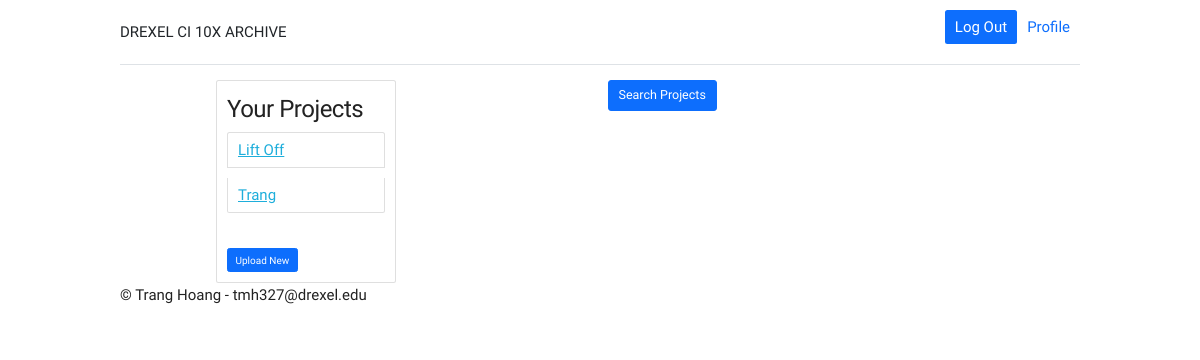
Before: / (signed in) with the older database file.
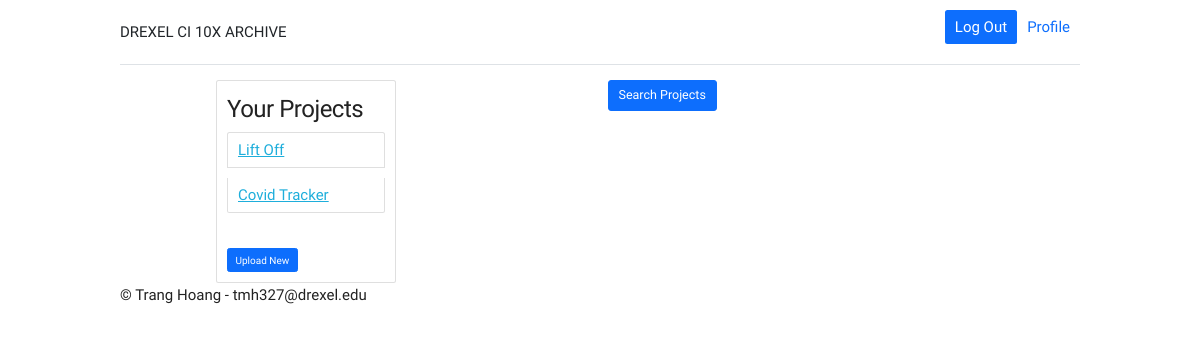
After: the same page with the newer database file.
### tables this page shows
CREATE TABLE projects (
    project_id integer NOT NULL CONSTRAINT projects_pk PRIMARY KEY,
    academic_year integer,
    lab_number integer,
    project_name text,
    project_description text,
    user_id integer NOT NULL,
    CONSTRAINT project_students FOREIGN KEY (user_id)
    REFERENCES users (user_id),
    CONSTRAINT Project_Name UNIQUE (academic_year, lab_number, project_name)
);

### run.py (the view)
@app.route("/")
def main():
     if current_user.is_authenticated:
          conn = sqlite3.connect('ci_archive.db')
          curs = conn.cursor()
          curs.execute("SELECT * FROM projects where user_id = ?", [current_user.id])
          projects = list(curs.fetchall())
          return render_template('index.html', title='DREXEL CI10X ARCHIVE', projects=projects)
     else:
          return render_template('index.html', title='DREXEL CI10X ARCHIVE')

### run.py (called while the page is built)
@login_manager.user_loader
def load_user(user_id):
   conn = sqlite3.connect('ci_archive.db')
   curs = conn.cursor()
   curs.execute("SELECT * from users where user_id = (?)",[user_id])
   lu = curs.fetchone()
   if lu is None:
      return None
   else:
      return User(int(lu[0]), lu[1], lu[2], lu[3])

### project/templates/index.html (shortened to what the changed rows need)
<!DOCTYPE html>
<html lang="en">
    <head>
        <link
            href="https://cdn.jsdelivr.net/npm/bootstrap@5.1.3/dist/css/bootstrap.min.css"
            rel="stylesheet"
        />
        <link rel="stylesheet" href="/css/normalize.css">
        <link rel="stylesheet" href="/css/skeleton.css">
    </head>
    <body>
        <div class="container">
            <div class="container">
                <div class="row">
                    {% if not current_user.is_authenticated %}
                    <div class="col-sm">
                        <h2>About</h2>
                        <p>This is a web application that will allow Drexel students and faculties to create a profile, upload their personal projects. </p>
                        <p>They will also be able search and browse through all students’ projects from other academic years. </p>
                        <p>This is inspired by the CI track led by professor Pirmann. It will be mainly used by students and faculties in CI101, 102, and 103. </p>
                    </div>
                    <div class="col-sm">
                        <h2>Contacts</h2>
                        <figure class="figure">
                            <img src="PirmannTammy.jpg" class="figure-img img-fluid rounded" alt="Dr. Tammy Pirmann">
                            <figcaption class="figure-caption">
                                <a href="https://drexel.edu/cci/about/directory/P/Pirmann-Tammy/">
                                Dr. Tammy Pirmann<br></a>
                                Assistant Teaching Professor <br>
                                Computer Science <br>
                                Pronouns: she/her/hers/herself <br>
                            </figcaption>
                        </figure>
                    </div>
                    {% else %}
                    <div class="col-sm">
                        <div class="card" style="width: 18rem;">
                            <div class="card-body">
                              <ul class="list-group">
                                {% for project in projects %}
                                  <li class="list-group-item"><a href="{{ url_for('project', id=project[0])}} " >{{ project[3] }}</a>
                                  </li>
                                {% endfor %}
                              </ul>
                              <br>
                            </div>
                          </div>
                    </div>
                    {% endif %}
                </div>
            </div>
        </div>
    </body>
</html>

Changed rows visible on the page:
removed projects: project_name "Trang"
added projects: project_name "Covid Tracker"
